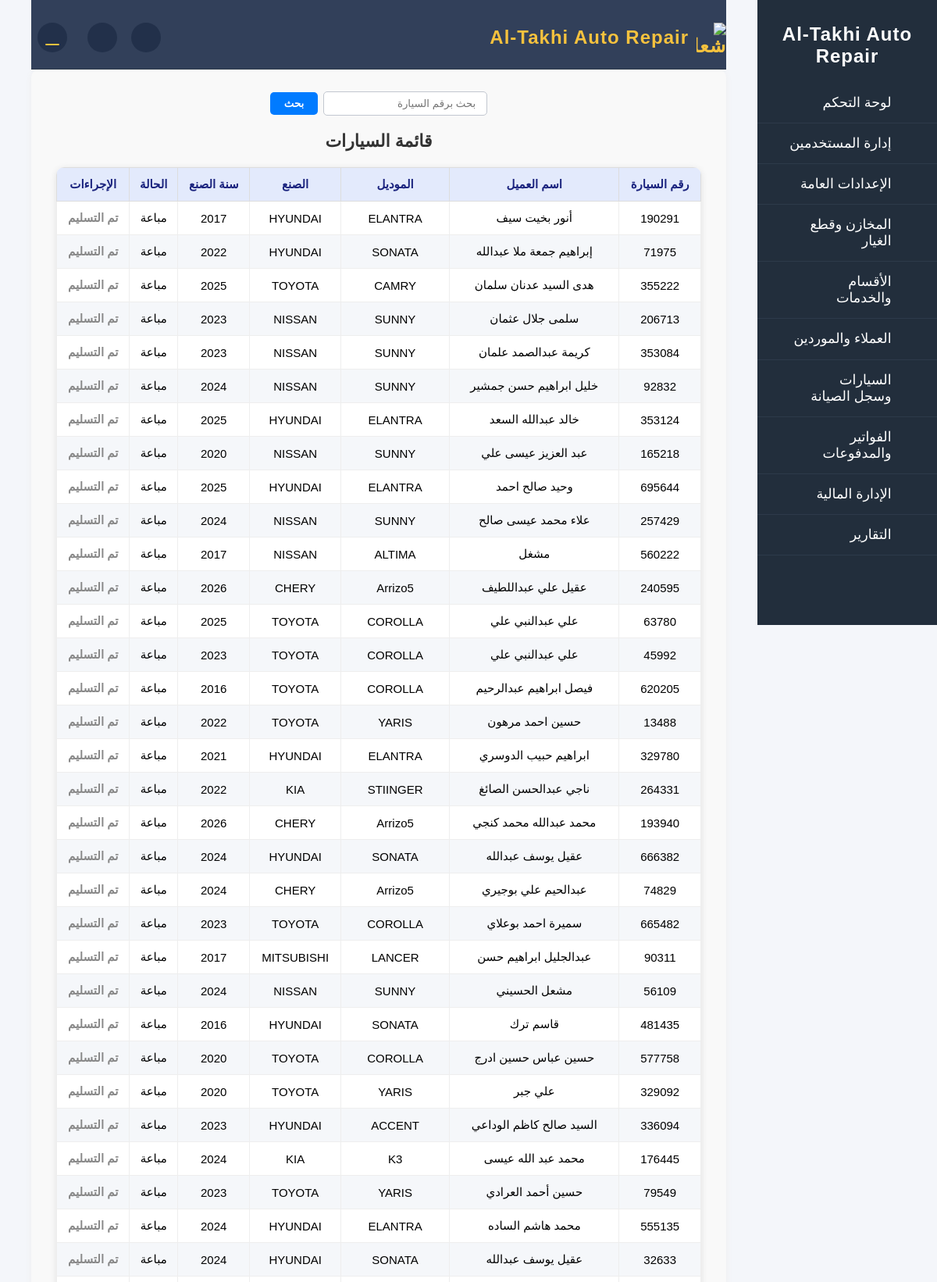
The page /cars/ (signed in, upper part) on the database its author committed.
### cars/models.py (models this page shows, shortened)
class Car(models.Model):
    STATUS_CHOICES = [
        ("active", "نشطة"),  # السيارة تحت الصيانة
        ("ready", "بانتظار التسليم"),  # الصيانة انتهت
        ("pending_payment", "معلقة للدفع"),  # بانتظار الدفع
        ("sold", "مباعة"),  # تم التسليم النهائي
    ]
    FUEL_CHOICES = [
        ("gasoline", "بنزين"),
        ("diesel", "ديزل"),
        ("electric", "كهرباء"),
        ("hybrid", "هايبرد"),
    ]
    client = models.ForeignKey(
        "clients.Client", on_delete=models.CASCADE, related_name="cars"
    )
    plate_number = models.CharField(max_length=20, unique=True)
    brand = models.ForeignKey(
        CarBrand, on_delete=models.SET_NULL, null=True, blank=True, related_name="cars"
    )
    model = models.ForeignKey(
        CarModel, on_delete=models.SET_NULL, null=True, blank=True, related_name="cars"
    )
    year = models.PositiveIntegerField(blank=True, null=True)
    color = models.CharField(max_length=30, blank=True, null=True)
    fuel_type = models.CharField(
        max_length=10, choices=FUEL_CHOICES, default="gasoline"
    )
    vin_number = models.CharField(max_length=30, unique=True, blank=True, null=True)
    status = models.CharField(max_length=20, choices=STATUS_CHOICES, default="active")
    notes = models.TextField(blank=True, null=True)
    entry_date = models.DateTimeField(
        blank=True, null=True, verbose_name="تاريخ دخول الورشة"
    )
    last_visit = models.DateTimeField(blank=True, null=True)
    created_at = models.DateTimeField(auto_now_add=True)
    updated_at = models.DateTimeField(auto_now=True)

### clients/models.py (models this page shows, shortened)
class Client(models.Model):
    STATUS_CHOICES = [
        ("active", "نشط"),
        ("inactive", "معطل"),
    ]
    COMM_PREF_CHOICES = [
        ("email", "البريد الإلكتروني"),
        ("phone", "الهاتف"),
        ("sms", "رسائل قصيرة"),
    ]
    first_name = models.CharField(max_length=100)
    last_name = models.CharField(max_length=100, blank=True, null=True)
    phone_number = models.CharField(max_length=20)
    email = models.EmailField(blank=True, null=True)
    address = models.CharField(max_length=255, blank=True, null=True)
    customer_id = models.CharField(max_length=30, unique=True)
    status = models.CharField(max_length=10, choices=STATUS_CHOICES, default="active")
    notes = models.TextField(blank=True, null=True)
    communication_preference = models.CharField(
        max_length=10, choices=COMM_PREF_CHOICES, default="phone"
    )
    birth_date = models.DateField(blank=True, null=True)
    created_by = models.ForeignKey(
        "users.User",
        on_delete=models.SET_NULL,
        null=True,
        blank=True,
        related_name="added_clients",
    )
    created_at = models.DateTimeField("تاريخ الإضافة", null=True, blank=True)
    updated_at = models.DateTimeField(auto_now=True)

### cars/brand_models.py (models this page shows, shortened)
class CarModel(models.Model):
    brand = models.ForeignKey(CarBrand, on_delete=models.CASCADE, related_name="models")
    name = models.CharField(max_length=50)
    class Meta:
        unique_together = ("brand", "name")

class CarBrand(models.Model):
    name = models.CharField(max_length=50, unique=True)

### cars/views.py (the view)
# urls.py: path("cars/", views.cars_list, name="cars_list"),
@login_required
def cars_list(request):
    plate_number = request.GET.get("plate_number")
    status = request.GET.get("status")
    cars = Car.objects.all()
    if status:
        cars = cars.filter(status=status)
    if plate_number:
        cars = cars.filter(plate_number__icontains=plate_number)
    cars = list(cars.order_by("-created_at"))
    return render(request, "cars_list.html", {"cars": cars})

### templates/cars_list.html (shortened to what this page needs)
{% extends 'base.html' %}
{% block content %}
<div style="max-width:1200px;margin:auto;background:#f9f9f9;padding:28px 32px 22px 32px;border-radius:10px;box-shadow:0 2px 8px #eee;direction:rtl;">
    <div style="max-width:400px;margin:0 auto 20px auto;">
        <form method="get" style="display:flex;align-items:center;gap:7px;justify-content:center;">
            <input type="text" name="plate_number" value="{{ request.GET.plate_number|default:'' }}" placeholder="بحث برقم السيارة" style="padding:7px 14px;border-radius:5px;border:1.2px solid #c2c7d0;width:180px;">
            <button type="submit" style="background:#007bff;color:#fff;padding:7px 18px;border-radius:5px;border:none;font-weight:bold;">بحث</button>
        </form>
    </div>
    <div style="text-align:center;margin-bottom:20px;">
        <span style="font-size:22px;font-weight:bold;color:#333;">قائمة السيارات</span>
    </div>
    {% if cars %}
    <div class="cars-table-responsive cars-table-mobile-conditional">
        <table class="cars-table desktop-table">
            <thead>
                <tr>
                    <th>رقم السيارة</th>
                    <th>اسم العميل</th>
                    <th>الموديل</th>
                    <th>الصنع</th>
                    <th>سنة الصنع</th>
                    <th>الحالة</th>
                    <th>الإجراءات</th>
                </tr>
            </thead>
            <tbody>
                {% for car in cars %}
                <tr>
                    <td class="{% if forloop.counter0|divisibleby:2 %}alt-row{% endif %}">{{ car.plate_number }}</td>
                    <td class="{% if not forloop.counter0|divisibleby:2 %}alt-row{% endif %}">{{ car.client.first_name }}{% if car.client.last_name %} {{ car.client.last_name }}{% endif %}</td>
                    <td class="{% if forloop.counter0|divisibleby:2 %}alt-row{% endif %}">{% if car.model %}{{ car.model.name }}{% else %}-{% endif %}</td>
                    <td class="{% if not forloop.counter0|divisibleby:2 %}alt-row{% endif %}">{% if car.brand %}{{ car.brand.name }}{% else %}-{% endif %}</td>
                    <td class="{% if forloop.counter0|divisibleby:2 %}alt-row{% endif %}">{{ car.year }}</td>
                    <td class="{% if not forloop.counter0|divisibleby:2 %}alt-row{% endif %}">{{ car.get_status_display }}</td>
                    <td class="{% if forloop.counter0|divisibleby:2 %}alt-row{% endif %}">
                        {% if car.status == 'sold' %}
                            <span style="color:#888;font-weight:bold;">تم التسليم</span>
                        {% elif car.status == 'active' and car.entry_date and car.maintenance_records.all|length == 0 %}
                            <span class="cars-action-btn" style="background:#1976d2;">قيد الانتظار</span>
                        {% endif %}
                    </td>
                </tr>
                {% endfor %}
            </tbody>
        </table>
    </div>
    {% else %}
        <div class="cars-table-mobile-conditional" style="padding:30px;text-align:center;color:#888;">لا توجد سيارات مسجلة.</div>
    {% endif %}
{% endblock %}

### templates/base.html (style rules this page uses)
body { font-family: Tahoma, Arial, sans-serif; background: #f4f6fa; margin: 0; padding: 0; }

### templates/cars_list.html (style rules this page uses)
.cars-table { width: 100%; margin-top: 18px; border-collapse: collapse; font-size: 15px; background: #fff; border-radius: 10px; overflow: hidden; box-shadow: 0 2px 8px #e0e0e0; }
.cars-table th { background: #e3eafc; color: #1a237e; padding: 12px 10px; border: 1px solid #ddd; font-weight: bold; white-space: nowrap; }
.cars-table td { padding: 12px 10px; border: 1px solid #eee; background: #fff; word-break: break-word; text-align: center; vertical-align: middle; white-space: nowrap; }
.cars-table tr:nth-child(even) td { background: #f5f7fa; }
@media (min-width: 701px) { .desktop-table { display: table; } }

### rows shown on the page
Car: plate_number "190291", client.first_name "أنور بخيت سيف", model.name "ELANTRA", brand.name "HYUNDAI", year "2017", status "مباعة", shows "تم التسليم"
Car: plate_number "71975", client.first_name "إبراهيم جمعة ملا عبدالله", model.name "SONATA", brand.name "HYUNDAI", year "2022", status "مباعة", shows "تم التسليم"
Car: plate_number "355222", client.first_name "هدى السيد عدنان سلمان", model.name "CAMRY", brand.name "TOYOTA", year "2025", status "مباعة", shows "تم التسليم"
Car: plate_number "206713", client.first_name "سلمى جلال عثمان", model.name "SUNNY", brand.name "NISSAN", year "2023", status "مباعة", shows "تم التسليم"
Car: plate_number "353084", client.first_name "كريمة عبدالصمد علمان", model.name "SUNNY", brand.name "NISSAN", year "2023", status "مباعة", shows "تم التسليم"
Car: plate_number "92832", client.first_name "خليل ابراهيم حسن جمشير", model.name "SUNNY", brand.name "NISSAN", year "2024", status "مباعة", shows "تم التسليم"
Car: plate_number "353124", client.first_name "خالد عبدالله السعد", model.name "ELANTRA", brand.name "HYUNDAI", year "2025", status "مباعة", shows "تم التسليم"
Car: plate_number "165218", client.first_name "عبد العزيز عيسى علي", model.name "SUNNY", brand.name "NISSAN", year "2020", status "مباعة", shows "تم التسليم"
Car: plate_number "695644", client.first_name "وحيد صالح احمد", model.name "ELANTRA", brand.name "HYUNDAI", year "2025", status "مباعة", shows "تم التسليم"
Car: plate_number "257429", client.first_name "علاء محمد عيسى صالح", model.name "SUNNY", brand.name "NISSAN", year "2024", status "مباعة", shows "تم التسليم"
Car: plate_number "560222", client.first_name "مشغل", model.name "ALTIMA", brand.name "NISSAN", year "2017", status "مباعة", shows "تم التسليم"
Car: plate_number "240595", client.first_name "عقيل علي عبداللطيف", model.name "Arrizo5", brand.name "CHERY", year "2026", status "مباعة", shows "تم التسليم"
Car: plate_number "63780", client.first_name "علي عبدالنبي علي", model.name "COROLLA", brand.name "TOYOTA", year "2025", status "مباعة", shows "تم التسليم"
Car: plate_number "45992", client.first_name "علي عبدالنبي علي", model.name "COROLLA", brand.name "TOYOTA", year "2023", status "مباعة", shows "تم التسليم"
Car: plate_number "620205", client.first_name "فيصل ابراهيم عبدالرحيم", model.name "COROLLA", brand.name "TOYOTA", year "2016", status "مباعة", shows "تم التسليم"
Car: plate_number "13488", client.first_name "حسين احمد مرهون", model.name "YARIS", brand.name "TOYOTA", year "2022", status "مباعة", shows "تم التسليم"
Car: plate_number "329780", client.first_name "ابراهيم حبيب الدوسري", model.name "ELANTRA", brand.name "HYUNDAI", year "2021", status "مباعة", shows "تم التسليم"
Car: plate_number "264331", client.first_name "ناجي عبدالحسن الصائغ", model.name "STIINGER", brand.name "KIA", year "2022", status "مباعة", shows "تم التسليم"
Car: plate_number "193940", client.first_name "محمد عبدالله محمد كنجي", model.name "Arrizo5", brand.name "CHERY", year "2026", status "مباعة", shows "تم التسليم"
Car: plate_number "666382", client.first_name "عقيل يوسف عبدالله", model.name "SONATA", brand.name "HYUNDAI", year "2024", status "مباعة", shows "تم التسليم"
Car: plate_number "74829", client.first_name "عبدالحيم علي بوجيري", model.name "Arrizo5", brand.name "CHERY", year "2024", status "مباعة", shows "تم التسليم"
Car: plate_number "665482", client.first_name "سميرة احمد بوعلاي", model.name "COROLLA", brand.name "TOYOTA", year "2023", status "مباعة", shows "تم التسليم"
Car: plate_number "90311", client.first_name "عبدالجليل ابراهيم حسن", model.name "LANCER", brand.name "MITSUBISHI", year "2017", status "مباعة", shows "تم التسليم"
Car: plate_number "56109", client.first_name "مشعل الحسيني", model.name "SUNNY", brand.name "NISSAN", year "2024", status "مباعة", shows "تم التسليم"
Car: plate_number "481435", client.first_name "قاسم ترك", model.name "SONATA", brand.name "HYUNDAI", year "2016", status "مباعة", shows "تم التسليم"
Car: plate_number "577758", client.first_name "حسين عباس حسين ادرج", model.name "COROLLA", brand.name "TOYOTA", year "2020", status "مباعة", shows "تم التسليم"
Car: plate_number "329092", client.first_name "علي جبر", model.name "YARIS", brand.name "TOYOTA", year "2020", status "مباعة", shows "تم التسليم"
Car: plate_number "336094", client.first_name "السيد صالح كاظم الوداعي", model.name "ACCENT", brand.name "HYUNDAI", year "2023", status "مباعة", shows "تم التسليم"
Car: plate_number "176445", client.first_name "محمد عبد الله عيسى", model.name "K3", brand.name "KIA", year "2024", status "مباعة", shows "تم التسليم"
Car: plate_number "79549", client.first_name "حسين أحمد العرادي", model.name "YARIS", brand.name "TOYOTA", year "2023", status "مباعة", shows "تم التسليم"
Car: plate_number "555135", client.first_name "محمد هاشم الساده", model.name "ELANTRA", brand.name "HYUNDAI", year "2024", status "مباعة", shows "تم التسليم"
Car: plate_number "32633", client.first_name "عقيل يوسف عبدالله", model.name "SONATA", brand.name "HYUNDAI", year "2024", status "مباعة", shows "تم التسليم"
